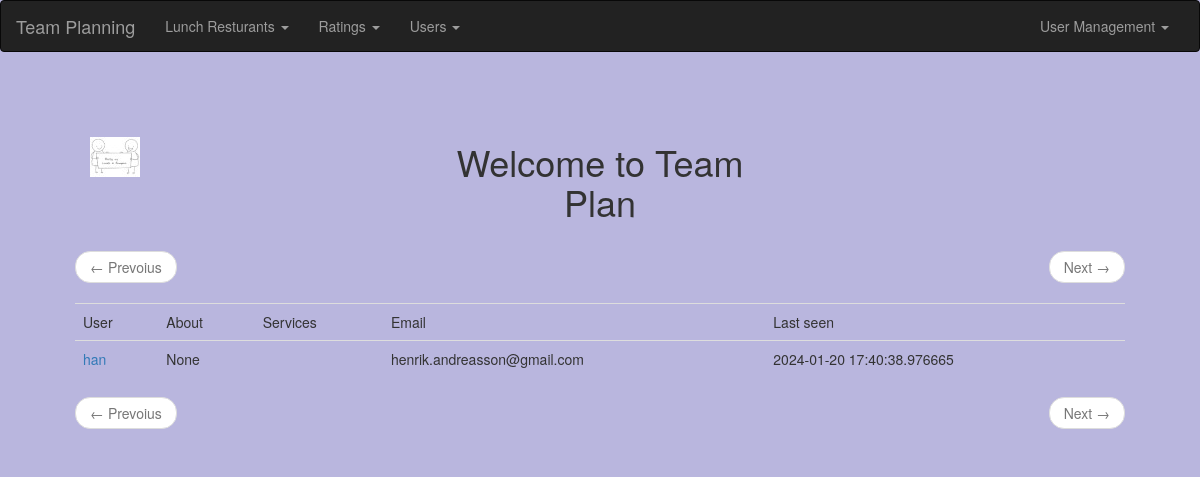
The page /user/list (signed in) on the database its author committed.
### app/main/models.py (models this page shows, shortened)
class PaginatedAPIMixin(object):
    @staticmethod
    def to_collection_dict(query, page, per_page, endpoint, **kwargs):
        resources = query.paginate(page, per_page, False)
        print("page: %s per_page: %s endpoint %s" % (page, per_page, endpoint))
        data = {
            'items': [item.to_dict() for item in resources.items],
            '_meta': {
                'page': page,
                'per_page': per_page,
                'total_pages': resources.pages,
                'total_items': resources.total
            },
            '_links': {
                'self': url_for(endpoint, page=page, per_page=per_page,
                                **kwargs),
                'next': url_for(endpoint, page=page + 1, per_page=per_page,
                                **kwargs) if resources.has_next else None,
                'prev': url_for(endpoint, page=page - 1, per_page=per_page,
                                **kwargs) if resources.has_prev else None
            }
        }
        return data

class User(PaginatedAPIMixin, UserMixin, db.Model):
    __tablename__ = "user"
    id = db.Column(db.Integer, primary_key=True, autoincrement=True)
    username = db.Column(db.String(64), index=True, unique=True)
    email = db.Column(db.String(120), index=True, unique=True)
    password_hash = db.Column(db.String(128))
    about_me = db.Column(db.String(140))
    last_seen = db.Column(db.DateTime, default=datetime.utcnow)
    api_key = db.Column(db.String(40), index=True, unique=True)
    token = db.Column(db.String(40), index=True, unique=True)
    token_expiration = db.Column(db.DateTime)
    active = db.Column(db.Integer)
    role = db.Column(db.String(140))

### app/main/routes.py (the view)
@bp.route('/user/list')
@login_required
def user_list():
    page = request.args.get('page', 1, type=int)
    users = User.query.order_by(User.username).paginate(
        page = page, per_page = current_app.config['POSTS_PER_PAGE'])
    next_url = url_for('main.user_list', page=users.next_num) if users.has_next else None
    prev_url = url_for('main.user_list', page=users.prev_num) if users.has_prev else None
    return render_template('users.html', users=users.items,
                           next_url=next_url, prev_url=prev_url)

### app/main/models.py (called while the page is built)
@login.user_loader
def load_user(id):
    return User.query.get(int(id))

### app/main/routes.py (called while the page is built)
@bp.before_app_request
def before_request():
    if current_user.is_authenticated:
        current_user.last_seen = datetime.utcnow()
        db.session.commit()
    g.locale = str(get_locale())

### app/templates/users.html (shortened to what this page needs)
{% extends "base.html" %}
{% block app_content %}
  {% if users %}
  <nav aria-label="...">
      <ul class="pager">
          <li class="previous{% if not prev_url %} disabled{% endif %}">
              <a href="{{ prev_url or '#' }}">
                  <span aria-hidden="true">&larr;</span> {{ _('Prevoius') }}
              </a>
          </li>
          <li class="next{% if not next_url %} disabled{% endif %}">
              <a href="{{ next_url or '#' }}">
                  {{ _('Next') }} <span aria-hidden="true">&rarr;</span>
              </a>
          </li>
      </ul>
  </nav>
  {% endif %}
  <table class="table table-hover">
    <tr>
        <td>  {{ _('User') }} </td>
        <td>  {{ _('About') }}  </td>
        <td>  {{ _('Services') }}  </td>
        <td>  {{ _('Email') }} </td>
        <td>  {{ _('Last seen') }} </td>
    </tr>
    {% for u in users %}
      <tr>
          <td>  {{ user_link }}  </td>
          <td>  {{ u.about_me}} </td>
          <td>
         </td>
         <td>  {{ u.email}} </td>
         <td>  {{ u.last_seen }} </td>
      </tr>
      {% endfor %}
  </table>
    {% if users %}
    <nav aria-label="...">
        <ul class="pager">
            <li class="previous{% if not prev_url %} disabled{% endif %}">
                <a href="{{ prev_url or '#' }}">
                    <span aria-hidden="true">&larr;</span> {{ _('Prevoius') }}
                </a>
            </li>
            <li class="next{% if not next_url %} disabled{% endif %}">
                <a href="{{ next_url or '#' }}">
                    {{ _('Next') }} <span aria-hidden="true">&rarr;</span>
                </a>
            </li>
        </ul>
    </nav>
    {% endif %}
{% endblock %}

### app/static/styles/custom.css (style rules this page uses)
body { background: #b9b6de !important; }

### rows shown on the page
User: username "han", about_me "None", email "henrik.andreasson@gmail.com", last_seen "2024-01-20 17:40:38.976665"
